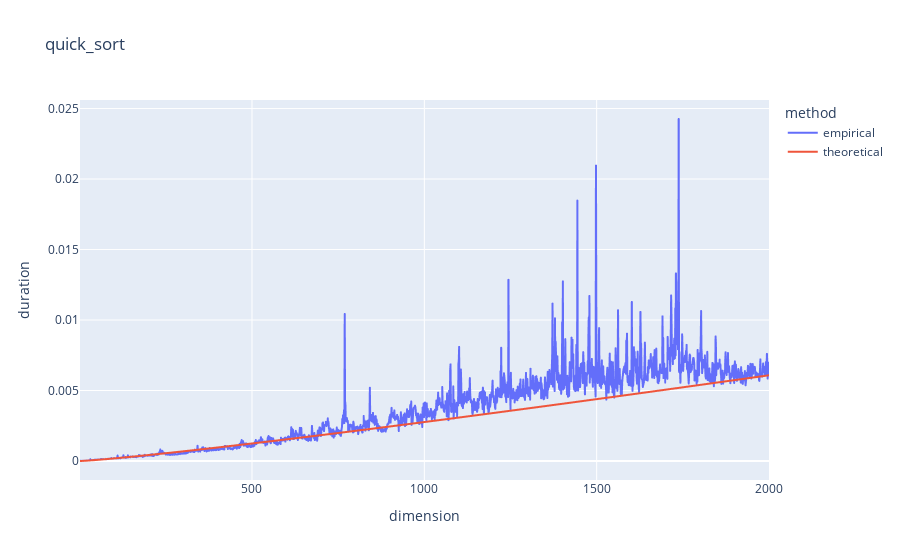

Source (notebook cell):
### Code cell
dimensions, durations_emp, title = main("quick_sort")
durations_th = [math.log(dimensions[i]) * dimensions[i] * 0.0000004 for i in range(len(dimensions))]
visualization(dimensions, durations_emp, durations_th, title)

### Figure 1 — Plotly figure (JSON) as saved in the notebook; plotly's stock layout.template omitted (floating-point values rounded to 4 significant figures; data arrays with more than 128 entries replaced by an {"elided": "..."} marker saying what was removed)
{"data": [{"hovertemplate": "method=empirical<br>dimension=%{x}<br>duration=%{y}<extra></extra>", "legendgroup": "empirical", "line": {"color": "#636efa", "dash": "solid"}, "marker": {"symbol": "circle"}, "mode": "lines", "name": "empirical", "showlegend": true, "type": "scattergl", "x": {"elided": "2000 int values"}, "xaxis": "x", "y": {"elided": "2000 float values"}, "yaxis": "y"}, {"hovertemplate": "method=theoretical<br>dimension=%{x}<br>duration=%{y}<extra></extra>", "legendgroup": "theoretical", "line": {"color": "#EF553B", "dash": "solid"}, "marker": {"symbol": "circle"}, "mode": "lines", "name": "theoretical", "showlegend": true, "type": "scattergl", "x": {"elided": "2000 int values"}, "xaxis": "x", "y": {"elided": "2000 float values"}, "yaxis": "y"}], "layout": {"legend": {"title": {"text": "method"}, "tracegroupgap": 0}, "title": {"text": "quick_sort"}, "xaxis": {"anchor": "y", "domain": [0, 1], "title": {"text": "dimension"}}, "yaxis": {"anchor": "x", "domain": [0, 1], "title": {"text": "duration"}}}}
